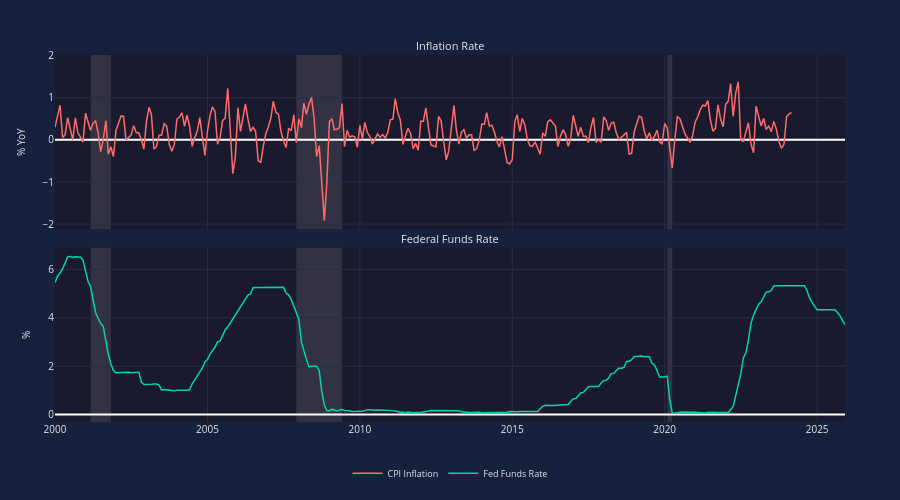

Notebook code cell kept with this figure:
### Markdown cell above
---
## Step 6: Create a Multi-Chart Dashboard

For deeper analysis, let's separate the metrics into their own charts but keep them synchronized. `EconBoard` combines multiple `EconChart` objects into a dashboard with:
- Synchronized x-axis (zoom one, zoom all)
- Unified crosshair across all charts
- Consistent recession shading

### Code cell
# Create individual charts
inflation_chart = EconChart(
    Data(x=inf_dates, y=inf_values, name='CPI Inflation', color='coral'),
    title='Inflation Rate',
    y_label='% YoY',
    horizontal_line=2,
    horizontal_line_color='teal',
)

fed_chart = EconChart(
    Data(x=fed_dates, y=fed_values, name='Fed Funds Rate', color='teal'),
    title='Federal Funds Rate',
    y_label='%',
    horizontal_line=0,
)

# Combine into a dashboard
board = EconBoard(
    inflation_chart,
    fed_chart,
    height=500,
)
board.show()

### Figure 1 — Plotly figure (JSON) as saved in the notebook; plotly's stock layout.template omitted (floating-point values rounded to 4 significant figures; data arrays with more than 128 entries replaced by an {"elided": "..."} marker saying what was removed)
{"data": [{"line": {"color": "#ff6b6b", "width": 1.5}, "name": "CPI Inflation", "showlegend": true, "type": "scatter", "visible": true, "x": {"elided": "291 str values"}, "xaxis": "x2", "y": {"elided": "291 float values"}, "yaxis": "y"}, {"line": {"color": "#00d4aa", "width": 1.5}, "name": "Fed Funds Rate", "showlegend": true, "type": "scatter", "visible": true, "x": {"elided": "312 str values"}, "xaxis": "x2", "y": {"elided": "312 float values"}, "yaxis": "y2"}, {"hoverinfo": "skip", "marker": {"opacity": 0}, "mode": "markers", "showlegend": false, "type": "scatter", "x": ["2000-01-01T00:00:00", "2025-12-01T00:00:00"], "xaxis": "x2", "y": [0, 0], "yaxis": "y"}], "layout": {"annotations": [{"font": {"color": "#e8e8e8", "size": 11}, "showarrow": false, "text": "Inflation Rate", "x": 0.5, "xanchor": "center", "xref": "paper", "y": 1, "yanchor": "bottom", "yref": "paper"}, {"font": {"color": "#e8e8e8", "size": 11}, "showarrow": false, "text": "Federal Funds Rate", "x": 0.5, "xanchor": "center", "xref": "paper", "y": 0.475, "yanchor": "bottom", "yref": "paper"}], "font": {"color": "#e8e8e8", "size": 10}, "height": 500, "hoverlabel": {"bgcolor": "#16213e", "font": {"color": "#e8e8e8", "size": 11}}, "hovermode": "x unified", "legend": {"bgcolor": "rgba(0,0,0,0)", "font": {"color": "#e8e8e8", "size": 9}, "orientation": "h", "x": 0.5, "xanchor": "center", "y": -0.1, "yanchor": "top"}, "margin": {"b": 35, "l": 55, "r": 55, "t": 55}, "paper_bgcolor": "#16213e", "plot_bgcolor": "#1a1a2e", "shapes": [{"line": {"color": "#00d4aa", "dash": "dash", "width": 1}, "type": "line", "x0": 0, "x1": 1, "xref": "x2", "y0": 2, "y1": 2, "yref": "y"}, {"line": {"color": "rgba(255, 255, 255, 0.3)", "dash": "dash", "width": 1}, "type": "line", "x0": 0, "x1": 1, "xref": "x2", "y0": 0, "y1": 0, "yref": "y2"}, {"fillcolor": "#b8b8b8", "layer": "below", "line": {"width": 0}, "opacity": 0.15, "type": "rect", "x0": "2001-03-01T00:00:00", "x1": "2001-11-01T00:00:00", "xref": "x2", "y0": 0, "y1": 1, "yref": "y domain"}, {"fillcolor": "#b8b8b8", "layer": "below", "line": {"width": 0}, "opacity": 0.15, "type": "rect", "x0": "2001-03-01T00:00:00", "x1": "2001-11-01T00:00:00", "xref": "x2", "y0": 0, "y1": 1, "yref": "y2 domain"}, {"fillcolor": "#b8b8b8", "layer": "below", "line": {"width": 0}, "opacity": 0.15, "type": "rect", "x0": "2007-12-01T00:00:00", "x1": "2009-06-01T00:00:00", "xref": "x2", "y0": 0, "y1": 1, "yref": "y domain"}, {"fillcolor": "#b8b8b8", "layer": "below", "line": {"width": 0}, "opacity": 0.15, "type": "rect", "x0": "2007-12-01T00:00:00", "x1": "2009-06-01T00:00:00", "xref": "x2", "y0": 0, "y1": 1, "yref": "y2 domain"}, {"fillcolor": "#b8b8b8", "layer": "below", "line": {"width": 0}, "opacity": 0.15, "type": "rect", "x0": "2020-02-01T00:00:00", "x1": "2020-04-01T00:00:00", "xref": "x2", "y0": 0, "y1": 1, "yref": "y domain"}, {"fillcolor": "#b8b8b8", "layer": "below", "line": {"width": 0}, "opacity": 0.15, "type": "rect", "x0": "2020-02-01T00:00:00", "x1": "2020-04-01T00:00:00", "xref": "x2", "y0": 0, "y1": 1, "yref": "y2 domain"}], "xaxis": {"anchor": "y", "domain": [0, 1], "gridcolor": "#2a2a4a", "matches": "x2", "range": ["2000-01-01T00:00:00", "2025-12-01T00:00:00"], "showspikes": true, "showticklabels": false, "spikecolor": "rgba(255, 255, 255, 0.5)", "spikedash": "dot", "spikemode": "across", "spikesnap": "cursor", "spikethickness": 1}, "xaxis2": {"anchor": "y2", "domain": [0, 1], "gridcolor": "#2a2a4a", "range": ["2000-01-01T00:00:00", "2025-12-01T00:00:00"], "showspikes": true, "spikecolor": "rgba(255, 255, 255, 0.5)", "spikedash": "dot", "spikemode": "across", "spikesnap": "cursor", "spikethickness": 1}, "yaxis": {"anchor": "x", "domain": [0.525, 1], "gridcolor": "#2a2a4a", "title": {"font": {"color": "#e8e8e8", "size": 10}, "text": "% YoY"}, "type": "linear"}, "yaxis2": {"anchor": "x2", "domain": [0, 0.475], "gridcolor": "#2a2a4a", "title": {"font": {"color": "#e8e8e8", "size": 10}, "text": "%"}, "type": "linear"}}}
